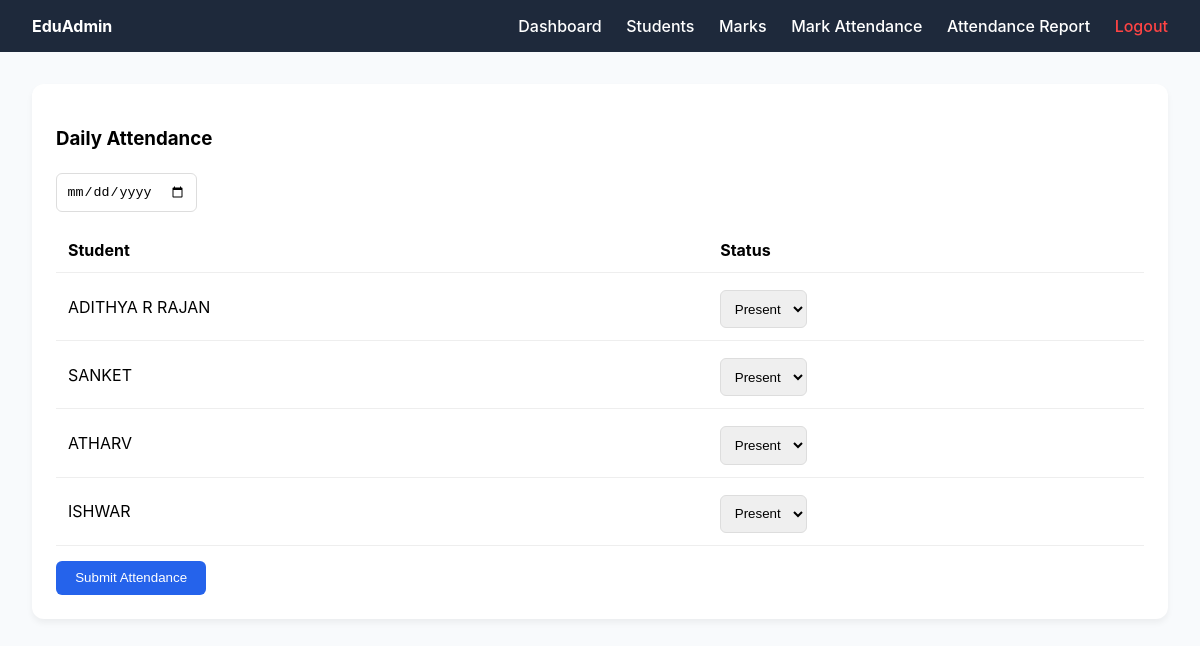
Before: /attendance (signed in) with the older database file.
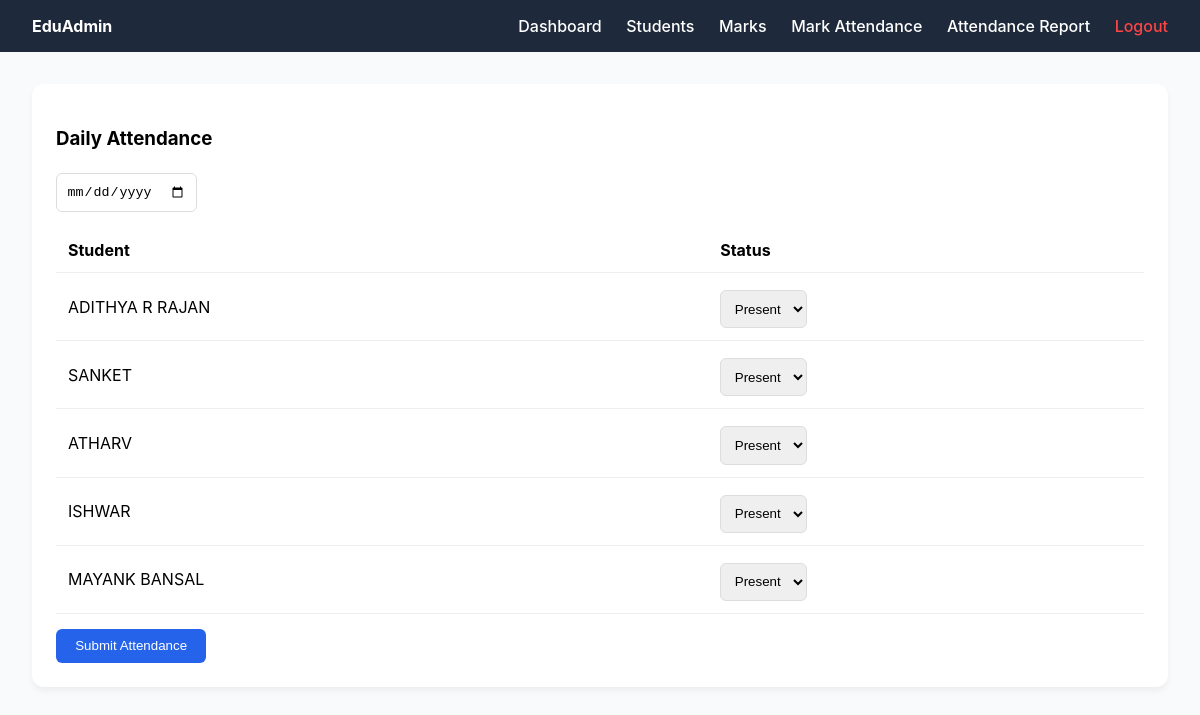
After: the same page with the newer database file.
### tables this page shows
CREATE TABLE students (
    id INTEGER PRIMARY KEY AUTOINCREMENT,
    name TEXT NOT NULL,
    roll_no TEXT UNIQUE NOT NULL,
    class_name TEXT NOT NULL
);

### app.py (the view, shortened to what this page needs)
@app.route('/attendance', methods=['GET', 'POST'])
def attendance():
    if 'user' not in session:
        return redirect(url_for('login'))
    db = get_db()
    students_list = db.execute('SELECT * FROM students').fetchall()
    db.close()
    return render_template('attendance.html', students=students_list)

### app.py (called while the page is built)
def get_db():
    conn = sqlite3.connect(DB_PATH)
    conn.row_factory = sqlite3.Row
    return conn

### templates/attendance.html (shortened to what this page needs)
{% extends "layout.html" %}
{% block content %}
<div class="card">
    <h3>Daily Attendance</h3>
    <form method="POST">
        <input type="date" name="date" required value="{{ today }}">
        <table>
            <tr>
                <th>Student</th>
                <th>Status</th>
            </tr>
            {% for s in students %}
            <tr>
                <td>{{s.name}}</td>
                <td>
                    <select name="status_{{s.id}}">
                        <option value="Present">Present</option>
                    </select>
                </td>
            </tr>
            {% endfor %}
        </table>
        <button type="submit" class="btn" style="margin-top: 15px;">Submit Attendance</button>
    </form>
</div>
{% endblock %}

Changed rows visible on the page:
added students: name "MAYANK BANSAL", id "Present"
